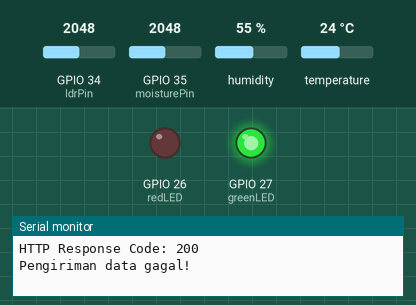
A sketch run on a simulated ESP32. On the bench: output pins drawn as LEDs (lit = HIGH), the last lines printed to the serial monitor. The inputs (shaded band) are chosen by the test bench; at power-on: humidity 55 %, GPIO 34 (ldrPin) = 2048, GPIO 35 (moisturePin) = 2048, temperature 24 °C (analog values on the 0–4095 scale). WiFi joins after 1.5 s; servers stay silent unless stated; uploads are accepted with an empty reply.

Above: at 2.7 s.
2.8 s: humidity set to 78 %
8.6 s: humidity set to 82 %
At 13.2 s:
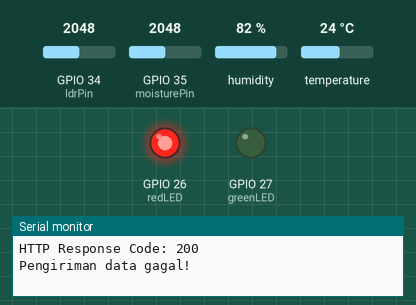
14.4 s: humidity set to 22 %
At 17.8 s:
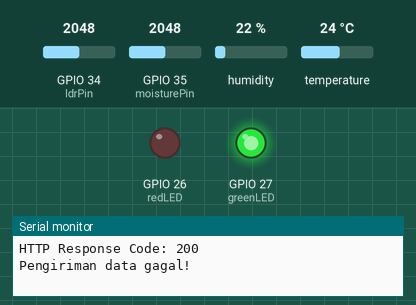
20.2 s: humidity set to 88 %
At 23.6 s:
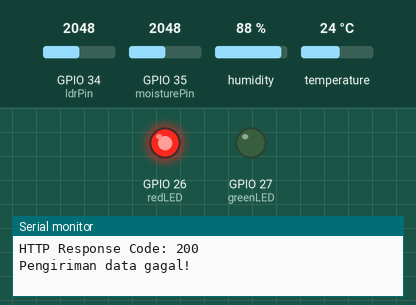
Timing chart, 0 to 25.1 s (numbered marks = the images above; inputs shaded):
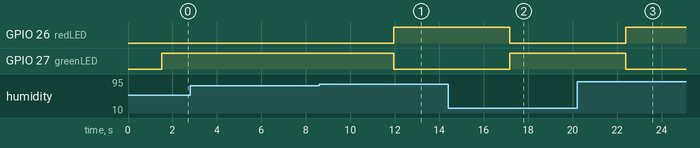

The sketch:

EnviroSense.ino
```cpp
#include <WiFi.h>
#include <HTTPClient.h>
#include <WiFiClientSecure.h>
#include "DHT.h"

// Konfigurasi DHT22
#define DHTPIN 15
#define DHTTYPE DHT22
DHT dht(DHTPIN, DHTTYPE);

// Konfigurasi pin sensor
const int ldrPin = 34;
const int moisturePin = 35;

// Konfigurasi LED
const int redLED = 26;
const int greenLED = 27;

// WiFi Wokwi
const char* ssid = "Wokwi-GUEST";
const char* password = "";

// Alamat backend Flask melalui Cloudflare
const char* serverName =
"https://solid-cornell-substantially-boating.trycloudflare.com/api/sensor-data";

void connectWiFi() {
  Serial.print("Menghubungkan ke WiFi");

  WiFi.begin(ssid, password, 6);

  while (WiFi.status() != WL_CONNECTED) {
    delay(500);
    Serial.print(".");
  }

  Serial.println("\nWiFi berhasil terhubung!");
  Serial.println(WiFi.localIP());
}

void setup() {
  Serial.begin(115200);

  dht.begin();

  pinMode(redLED, OUTPUT);
  pinMode(greenLED, OUTPUT);

  analogReadResolution(12);

  connectWiFi();
}

void loop() {
  // Membaca sensor
  float temperature = dht.readTemperature();
  float humidity = dht.readHumidity();

  int light = analogRead(ldrPin);
  int moisture = analogRead(moisturePin);

  // Periksa pembacaan DHT22
  if (isnan(temperature) || isnan(humidity)) {
    Serial.println("Gagal membaca sensor DHT22!");
    delay(5000);
    return;
  }

  // Indikator kondisi lingkungan
  if (temperature >= 35 || humidity >= 80) {
    digitalWrite(redLED, HIGH);
    digitalWrite(greenLED, LOW);
  } else {
    digitalWrite(redLED, LOW);
    digitalWrite(greenLED, HIGH);
  }

  // Tampilkan data sensor
  Serial.println("\n===== DATA SENSOR =====");
  Serial.print("Suhu       : ");
  Serial.print(temperature);
  Serial.println(" C");

  Serial.print("Kelembapan : ");
  Serial.print(humidity);
  Serial.println(" %");

  Serial.print("Cahaya     : ");
  Serial.println(light);

  Serial.print("Moisture   : ");
  Serial.println(moisture);

  // Kirim data ke backend
  if (WiFi.status() == WL_CONNECTED) {
    WiFiClientSecure client;
    client.setInsecure(); // Hanya untuk pengujian

    HTTPClient http;

    http.begin(client, serverName);
    http.addHeader("Content-Type", "application/json");
    http.setTimeout(10000);

    String jsonData = "{";
    jsonData += "\"temperature\":" + String(temperature, 2) + ",";
    jsonData += "\"humidity\":" + String(humidity, 2) + ",";
    jsonData += "\"light\":" + String(light) + ",";
    jsonData += "\"moisture\":" + String(moisture);
    jsonData += "}";

    Serial.println("\nMengirim data ke server...");
    Serial.println(jsonData);

    int responseCode = http.POST(jsonData);

    Serial.print("HTTP Response Code: ");
    Serial.println(responseCode);

    if (responseCode == 201) {
      Serial.println("Data berhasil disimpan ke database!");
    } else {
      Serial.println("Pengiriman data gagal!");
      if (responseCode > 0) {
        Serial.println(http.getString());
      }
    }

    http.end();
  } else {
    Serial.println("WiFi terputus!");
    connectWiFi();
  }

  delay(5000);
}
```

Measured:
- the behaviour switches between 79 and 80 % on humidity (found by bisection; images 0 and 1)
- after the input at 8.6 s, GPIO 26 (redLED): LOW → HIGH after 3.3 s; GPIO 27 (greenLED): HIGH → LOW after 3.3 s
- after the input at 14.4 s, GPIO 26 (redLED): HIGH → LOW after 2.8 s; GPIO 27 (greenLED): LOW → HIGH after 2.8 s
- after the input at 20.2 s, GPIO 26 (redLED): LOW → HIGH after 2.2 s; GPIO 27 (greenLED): HIGH → LOW after 2.2 s
